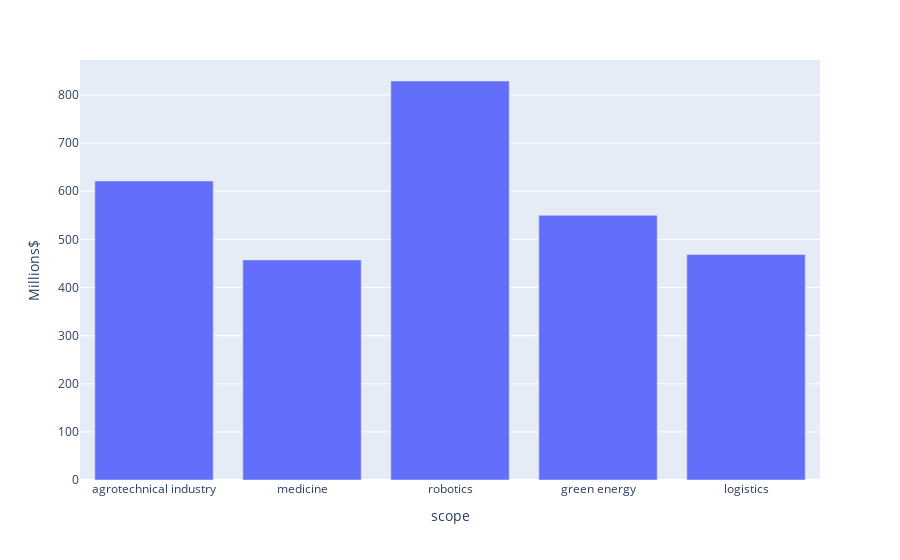

This figure's notebook cell:
### Code cell
px.bar(df_invest_scopes, y = 'Millions$')

### Figure 1 — Plotly figure (JSON) as saved in the notebook; plotly's stock layout.template omitted (floating-point values rounded to 4 significant figures)
{"data": [{"alignmentgroup": "True", "hovertemplate": "scope=%{x}<br>Millions$=%{y}<extra></extra>", "legendgroup": "", "marker": {"color": "#636efa", "pattern": {"shape": ""}}, "name": "", "offsetgroup": "", "orientation": "v", "showlegend": false, "textposition": "auto", "type": "bar", "x": ["agrotechnical industry", "medicine", "robotics", "green energy", "logistics"], "xaxis": "x", "y": [621.4, 457.3, 829.2, 550.0, 468.7], "yaxis": "y"}], "layout": {"barmode": "relative", "legend": {"tracegroupgap": 0}, "margin": {"t": 60}, "xaxis": {"anchor": "y", "domain": [0, 1], "title": {"text": "scope"}}, "yaxis": {"anchor": "x", "domain": [0, 1], "title": {"text": "Millions$"}}}}
